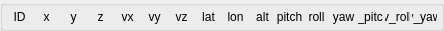
<?xml version="1.0" encoding="UTF-8"?>
<ui version="4.0">
  <class>UAVInstance</class>
  <widget class="QWidget" name="UAVInstance">
    <property name="geometry">
      <rect>
        <x>0</x>
        <y>0</y>
        <width>400</width>
        <height>30</height>
      </rect>
    </property>
    <property name="minimumSize">
      <size>
        <width>0</width>
        <height>0</height>
      </size>
    </property>
    <property name="windowTitle">
      <string>Form</string>
    </property>

    <layout class="QGridLayout" name="gridLayout">
      <property name="margin">
        <number>0</number>
      </property>
      <property name="spacing">
        <number>0</number>
      </property>

      <item row="0" column="0">
        <widget class="QGroupBox" name="groupBox">
          <property name="enabled">
            <bool>true</bool>
          </property>

          <layout class="QHBoxLayout" name="horizontalLayout" stretch="0,2,100,10,5,1">
            <property name="spacing">
              <number>2</number>
            </property>
            <property name="margin">
              <number>4</number>
            </property>
            <item>
              <widget class="QLabel" name="uavName">
                <property name="sizePolicy">
                  <sizepolicy hsizetype="Fixed" vsizetype="Preferred">
                    <horstretch>0</horstretch>
                    <verstretch>0</verstretch>
                  </sizepolicy>
                </property>
                <property name="minimumSize">
                  <size>
                    <width>25</width>
                    <height>0</height>
                  </size>
                </property>
                <property name="lineWidth">
                  <number>1</number>
                </property>
                <property name="text">
                  <string>ID</string>
                </property>
                <property name="alignment">
                  <set>Qt::AlignCenter</set>
                </property>
              </widget>
            </item>
            <item>
              <widget class="QLabel" name="xPos">
                <property name="sizePolicy">
                  <sizepolicy hsizetype="Fixed" vsizetype="Preferred">
                    <horstretch>0</horstretch>
                    <verstretch>0</verstretch>
                  </sizepolicy>
                </property>
                <property name="minimumSize">
                  <size>
                    <width>25</width>
                    <height>0</height>
                  </size>
                </property>
                <property name="lineWidth">
                  <number>1</number>
                </property>
                <property name="text">
                  <string>x</string>
                </property>
                <property name="alignment">
                  <set>Qt::AlignCenter</set>
                </property>
              </widget>
            </item>
            <item>
              <widget class="QLabel" name="yPos">
                <property name="sizePolicy">
                  <sizepolicy hsizetype="Fixed" vsizetype="Preferred">
                    <horstretch>0</horstretch>
                    <verstretch>0</verstretch>
                  </sizepolicy>
                </property>
                <property name="minimumSize">
                  <size>
                    <width>25</width>
                    <height>0</height>
                  </size>
                </property>
                <property name="lineWidth">
                  <number>1</number>
                </property>
                <property name="text">
                  <string>y</string>
                </property>
                <property name="alignment">
                  <set>Qt::AlignCenter</set>
                </property>
              </widget>
            </item>
            <item>
              <widget class="QLabel" name="zPos">
                <property name="sizePolicy">
                  <sizepolicy hsizetype="Fixed" vsizetype="Preferred">
                    <horstretch>0</horstretch>
                    <verstretch>0</verstretch>
                  </sizepolicy>
                </property>
                <property name="minimumSize">
                  <size>
                    <width>25</width>
                    <height>0</height>
                  </size>
                </property>
                <property name="lineWidth">
                  <number>1</number>
                </property>
                <property name="text">
                  <string>z</string>
                </property>
                <property name="alignment">
                  <set>Qt::AlignCenter</set>
                </property>
              </widget>
            </item>
            <item>
              <widget class="QLabel" name="xSpeed">
                <property name="sizePolicy">
                  <sizepolicy hsizetype="Fixed" vsizetype="Preferred">
                    <horstretch>0</horstretch>
                    <verstretch>0</verstretch>
                  </sizepolicy>
                </property>
                <property name="minimumSize">
                  <size>
                    <width>25</width>
                    <height>0</height>
                  </size>
                </property>
                <property name="lineWidth">
                  <number>1</number>
                </property>
                <property name="text">
                  <string>vx</string>
                </property>
                <property name="alignment">
                  <set>Qt::AlignCenter</set>
                </property>
              </widget>
            </item>
            <item>
              <widget class="QLabel" name="ySpeed">
                <property name="sizePolicy">
                  <sizepolicy hsizetype="Fixed" vsizetype="Preferred">
                    <horstretch>0</horstretch>
                    <verstretch>0</verstretch>
                  </sizepolicy>
                </property>
                <property name="minimumSize">
                  <size>
                    <width>25</width>
                    <height>0</height>
                  </size>
                </property>
                <property name="lineWidth">
                  <number>1</number>
                </property>
                <property name="text">
                  <string>vy</string>
                </property>
                <property name="alignment">
                  <set>Qt::AlignCenter</set>
                </property>
              </widget>
            </item>
            <item>
              <widget class="QLabel" name="zSpeed">
                <property name="sizePolicy">
                  <sizepolicy hsizetype="Fixed" vsizetype="Preferred">
                    <horstretch>0</horstretch>
                    <verstretch>0</verstretch>
                  </sizepolicy>
                </property>
                <property name="minimumSize">
                  <size>
                    <width>25</width>
                    <height>0</height>
                  </size>
                </property>
                <property name="lineWidth">
                  <number>1</number>
                </property>
                <property name="text">
                  <string>vz</string>
                </property>
                <property name="alignment">
                  <set>Qt::AlignCenter</set>
                </property>
              </widget>
            </item>
            <item>
              <widget class="QLabel" name="lat">
                <property name="sizePolicy">
                  <sizepolicy hsizetype="Fixed" vsizetype="Preferred">
                    <horstretch>0</horstretch>
                    <verstretch>0</verstretch>
                  </sizepolicy>
                </property>
                <property name="minimumSize">
                  <size>
                    <width>25</width>
                    <height>0</height>
                  </size>
                </property>
                <property name="lineWidth">
                  <number>1</number>
                </property>
                <property name="text">
                  <string>lat</string>
                </property>
                <property name="alignment">
                  <set>Qt::AlignCenter</set>
                </property>
              </widget>
            </item>
            <item>
              <widget class="QLabel" name="lon">
                <property name="sizePolicy">
                  <sizepolicy hsizetype="Fixed" vsizetype="Preferred">
                    <horstretch>0</horstretch>
                    <verstretch>0</verstretch>
                  </sizepolicy>
                </property>
                <property name="minimumSize">
                  <size>
                    <width>25</width>
                    <height>0</height>
                  </size>
                </property>
                <property name="lineWidth">
                  <number>1</number>
                </property>
                <property name="text">
                  <string>lon</string>
                </property>
                <property name="alignment">
                  <set>Qt::AlignCenter</set>
                </property>
              </widget>
            </item>
            <item>
              <widget class="QLabel" name="alt">
                <property name="sizePolicy">
                  <sizepolicy hsizetype="Fixed" vsizetype="Preferred">
                    <horstretch>0</horstretch>
                    <verstretch>0</verstretch>
                  </sizepolicy>
                </property>
                <property name="minimumSize">
                  <size>
                    <width>25</width>
                    <height>0</height>
                  </size>
                </property>
                <property name="lineWidth">
                  <number>1</number>
                </property>
                <property name="text">
                  <string>alt</string>
                </property>
                <property name="alignment">
                  <set>Qt::AlignCenter</set>
                </property>
              </widget>
            </item>
            <item>
              <widget class="QLabel" name="pitch">
                <property name="sizePolicy">
                  <sizepolicy hsizetype="Fixed" vsizetype="Preferred">
                    <horstretch>0</horstretch>
                    <verstretch>0</verstretch>
                  </sizepolicy>
                </property>
                <property name="minimumSize">
                  <size>
                    <width>25</width>
                    <height>0</height>
                  </size>
                </property>
                <property name="lineWidth">
                  <number>1</number>
                </property>
                <property name="text">
                  <string>pitch</string>
                </property>
                <property name="alignment">
                  <set>Qt::AlignCenter</set>
                </property>
              </widget>
            </item>
            <item>
              <widget class="QLabel" name="roll">
                <property name="sizePolicy">
                  <sizepolicy hsizetype="Fixed" vsizetype="Preferred">
                    <horstretch>0</horstretch>
                    <verstretch>0</verstretch>
                  </sizepolicy>
                </property>
                <property name="minimumSize">
                  <size>
                    <width>25</width>
                    <height>0</height>
                  </size>
                </property>
                <property name="lineWidth">
                  <number>1</number>
                </property>
                <property name="text">
                  <string>roll</string>
                </property>
                <property name="alignment">
                  <set>Qt::AlignCenter</set>
                </property>
              </widget>
            </item>
            <item>
              <widget class="QLabel" name="yaw">
                <property name="sizePolicy">
                  <sizepolicy hsizetype="Fixed" vsizetype="Preferred">
                    <horstretch>0</horstretch>
                    <verstretch>0</verstretch>
                  </sizepolicy>
                </property>
                <property name="minimumSize">
                  <size>
                    <width>25</width>
                    <height>0</height>
                  </size>
                </property>
                <property name="lineWidth">
                  <number>1</number>
                </property>
                <property name="text">
                  <string>yaw</string>
                </property>
                <property name="alignment">
                  <set>Qt::AlignCenter</set>
                </property>
              </widget>
            </item>
            <item>
              <widget class="QLabel" name="pitchSpeed">
                <property name="sizePolicy">
                  <sizepolicy hsizetype="Fixed" vsizetype="Preferred">
                    <horstretch>0</horstretch>
                    <verstretch>0</verstretch>
                  </sizepolicy>
                </property>
                <property name="minimumSize">
                  <size>
                    <width>25</width>
                    <height>0</height>
                  </size>
                </property>
                <property name="lineWidth">
                  <number>1</number>
                </property>
                <property name="text">
                  <string>v_pitch</string>
                </property>
                <property name="alignment">
                  <set>Qt::AlignCenter</set>
                </property>
              </widget>
            </item>
            <item>
              <widget class="QLabel" name="rollSpeed">
                <property name="sizePolicy">
                  <sizepolicy hsizetype="Fixed" vsizetype="Preferred">
                    <horstretch>0</horstretch>
                    <verstretch>0</verstretch>
                  </sizepolicy>
                </property>
                <property name="minimumSize">
                  <size>
                    <width>25</width>
                    <height>0</height>
                  </size>
                </property>
                <property name="lineWidth">
                  <number>1</number>
                </property>
                <property name="text">
                  <string>v_roll</string>
                </property>
                <property name="alignment">
                  <set>Qt::AlignCenter</set>
                </property>
              </widget>
            </item>
            <item>
              <widget class="QLabel" name="yawSpeed">
                <property name="sizePolicy">
                  <sizepolicy hsizetype="Fixed" vsizetype="Preferred">
                    <horstretch>0</horstretch>
                    <verstretch>0</verstretch>
                  </sizepolicy>
                </property>
                <property name="minimumSize">
                  <size>
                    <width>25</width>
                    <height>0</height>
                  </size>
                </property>
                <property name="lineWidth">
                  <number>1</number>
                </property>
                <property name="text">
                  <string>v_yaw</string>
                </property>
                <property name="alignment">
                  <set>Qt::AlignCenter</set>
                </property>
              </widget>
            </item>
          </layout>
        </widget>
      </item>
    </layout>

  </widget>
  <resources />
  <connections />
</ui>
